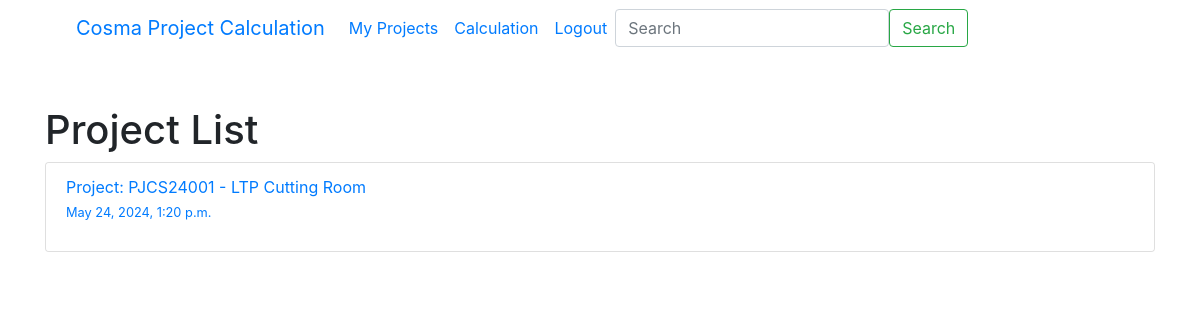
Before: /myproject/ (signed in) with the older database file.
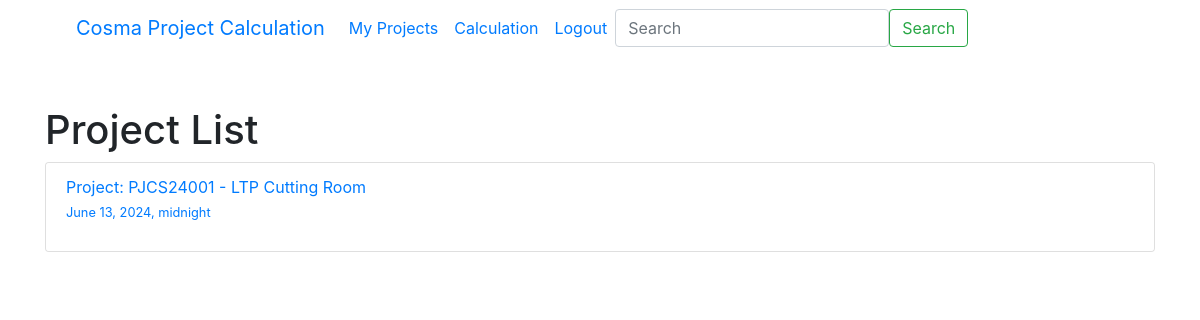
After: the same page with the newer database file.
### cuttingcal/models.py (models this page shows)
class Project(models.Model):
    code = models.CharField(max_length=10, primary_key=True)
    name = models.TextField()
    date = models.DateTimeField(default=timezone.now)
    customer = models.ForeignKey(Customer, on_delete=models.CASCADE, related_name='projects')
    owner = models.ForeignKey(User, on_delete=models.CASCADE, related_name='projects', null=False, default=1)
    def __str__(self) -> str:
        return f'Project: {self.code} - {self.name}'

### cuttingcal/views.py (the view)
# urls.py: path('myproject/', views.myproject, name='myproject'),
def myproject(request):
    if request.user.is_authenticated:
        project_list = Project.objects.filter(owner=request.user).order_by('-date')  # Get all projects and order by date
        per_page = 10
        paginator = Paginator(project_list, per_page)  # Create Paginator object
        page_number = request.GET.get('page')  # Get the current page number from the request
        projects_per_page = paginator.get_page(page_number)  # Get the current page
        return render(request, 'cuttingcal/myproject.html', {'projects_per_page': projects_per_page})
    else:
        return HttpResponseRedirect(reverse("login"))

### cuttingcal/templates/cuttingcal/myproject.html (shortened to what this page needs)
{%extends 'cuttingcal/layout.html'%}
{% block body %}
    <h1>Project List</h1>
    <div class="card" style="width: 100%;">
        <ul class="list-group list-group-flush">
            {% for project in projects_per_page %}
                <li class="list-group-item">
                    <a href="{%url 'project' code=project.code%}">
                        {{ project }}
                        <p><small>{{ project.date }}</small></p>
                    </a>
                </li>
            {% endfor %}
        </ul>
    </div>
{% endblock %}

Changed rows visible on the page:
changed Project "Project: PJCS24001 - LTP Cutting Room": date "May 24, 2024, 1:20 p.m." → "June 13, 2024, midnight"
